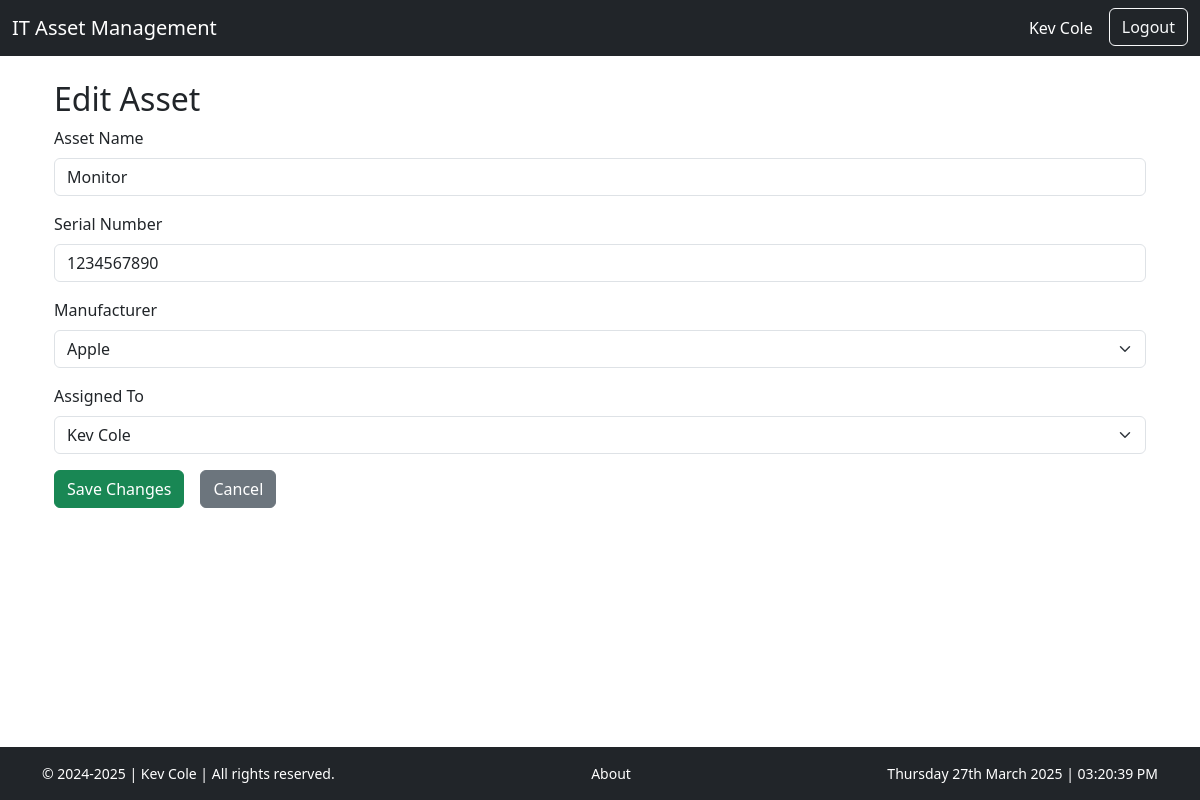
Before: /assets/9/update/ (signed in) with the older database file.
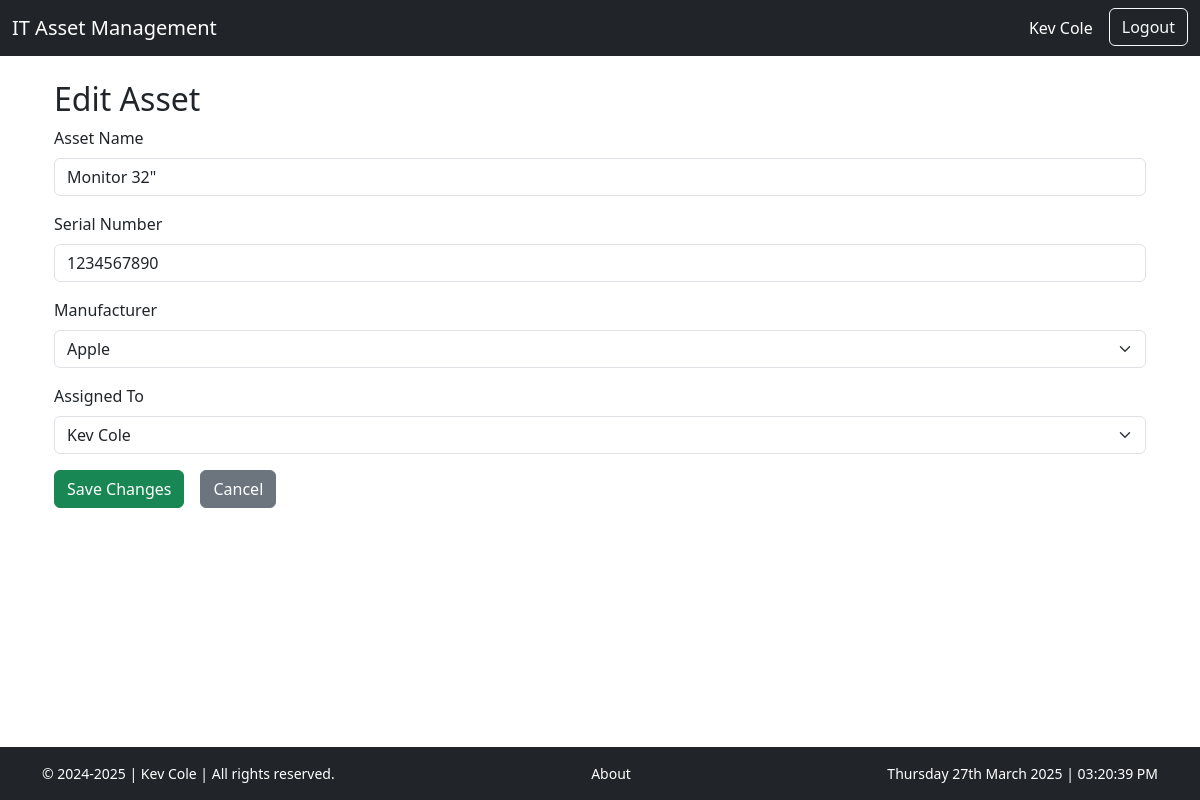
After: the same page with the newer database file.
### it_asset/models.py (models this page shows, shortened)
class ITAsset(models.Model):
    name = models.CharField(max_length=100)
    serial_number = models.CharField(max_length=100)
    manufacturer = models.ForeignKey(Manufacturer, on_delete=models.CASCADE)
    assigned_to = models.ForeignKey(Employee, on_delete=models.CASCADE, blank=True, null=True)

class Manufacturer(models.Model):
    name = models.CharField(max_length=100)
    website = models.URLField(max_length=200, blank=True, null=True)  # New field for website

class Employee(models.Model):
    user = models.OneToOneField(User, on_delete=models.CASCADE)
    phone_number = models.CharField(max_length=15, default='N/A')
    address = models.CharField(max_length=255, default='N/A')
    position = models.CharField(max_length=100, blank=True, null=True)
    department = models.CharField(max_length=100, blank=True, null=True)
    hire_date = models.DateField(blank=True, null=True)
    def get_full_name(self):
        return f"{self.user.first_name} {self.user.last_name}"

### it_asset/views.py (the view, shortened to what this page needs)
# urls.py: path('<int:id>/update/', views.asset_update, name='asset_update'),
@login_required
def asset_update(request, id):
    asset = get_object_or_404(ITAsset, id=id)
    manufacturers = Manufacturer.objects.all()  # Fetch all manufacturers
    employees = Employee.objects.all()  # Fetch all employees
    return render(request, 'assets/asset_update.html', {
        'asset': asset,
        'manufacturers': manufacturers,
        'employees': employees,
    })

### it_asset/templates/assets/asset_update.html (shortened to what this page needs)
{% extends "base.html" %}
{% block content %}
{% if asset.id %}
    <form method="POST" action="{% url 'asset_update' asset.id %}">
{% else %}
    <p>Error: Asset ID is missing!</p>
{% endif %}
<div class="container mt-4">
    <h2>Edit Asset</h2>
    <form method="POST" action="{% url 'asset_update' asset.id %}">
        <div class="mb-3">
            <label for="id_name" class="form-label">Asset Name</label>
            <input type="text" class="form-control" id="id_name" name="name" value="{{ asset.name }}" required>
        </div>
        <div class="mb-3">
            <label for="id_serial_number" class="form-label">Serial Number</label>
            <input type="text" class="form-control" id="id_serial_number" name="serial_number" value="{{ asset.serial_number }}" required>
        </div>
        <div class="mb-3">
            <label for="id_manufacturer" class="form-label">Manufacturer</label>
            <select class="form-select" id="id_manufacturer" name="manufacturer" required>
                {% for manufacturer in manufacturers %}
                <option value="{{ manufacturer.id }}" {% if asset.manufacturer.id == manufacturer.id %}selected{% endif %}>
                    {{ manufacturer.name }}
                </option>
                {% endfor %}
            </select>
        </div>
        <div class="mb-3">
            <label for="id_assigned_to" class="form-label">Assigned To</label>
            <select class="form-select" id="id_assigned_to" name="assigned_to" required>
                {% for employee in employees %}
                <option value="{{ employee.id }}" {% if asset.assigned_to and asset.assigned_to.id == employee.id %}selected{% endif %}>
                    {{ employee.get_full_name }}
                </option>
                {% endfor %}
            </select>
        </div>
        <div class="d-flex gap-3">
            <button type="submit" class="btn btn-success">Save Changes</button>
            <a href="{% url 'asset_detail' asset.id %}" class="btn btn-secondary">Cancel</a>
        </div>
    </form>
</div>
{% endblock %}

Changed rows visible on the page:
changed ITAsset "Apple": name "Monitor" → "Monitor 32\""
